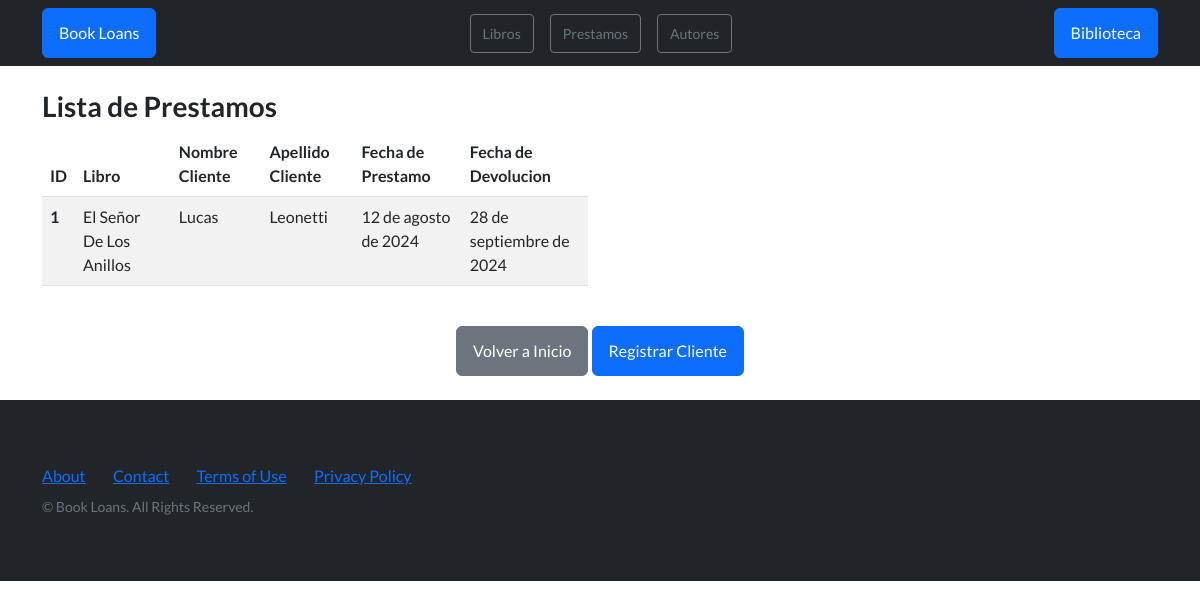
Before: /book_loans/lista_prestamos/ with the older database file.
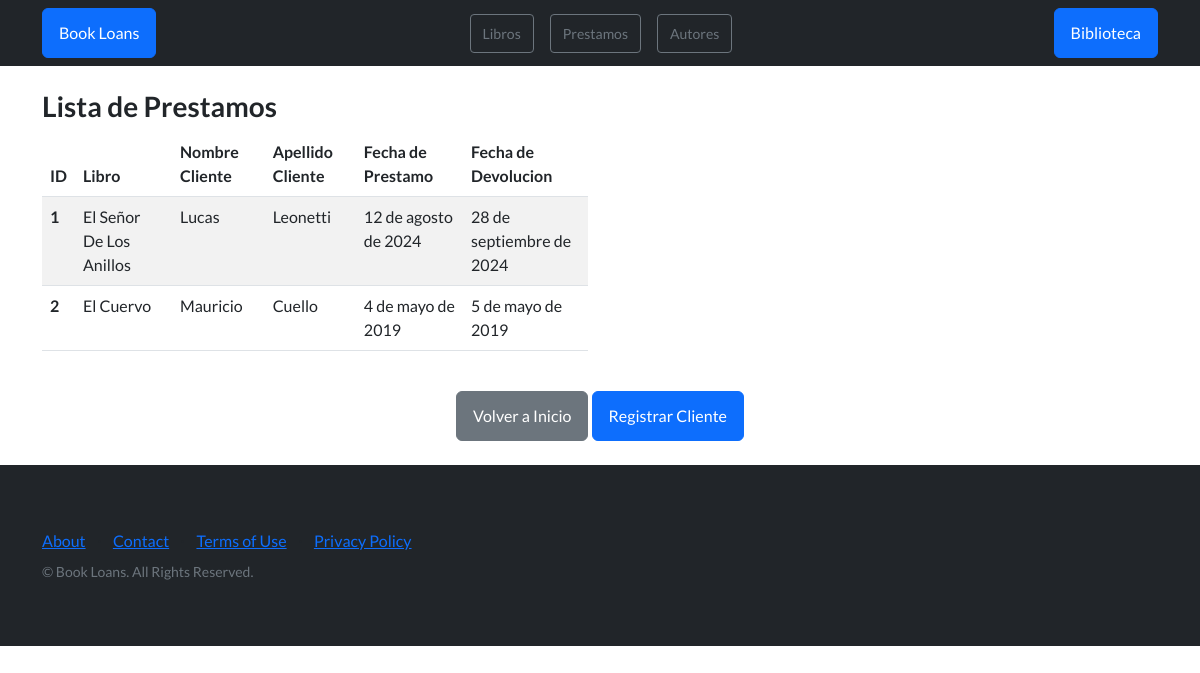
After: the same page with the newer database file.
### book_loans/models.py (models this page shows, shortened)
class Prestamo(models.Model):
        libro = models.ForeignKey(Libro, on_delete=models.CASCADE)
        fecha_prestamo = models.DateField()
        fecha_devolucion = models.DateField()
        nombre_persona = models.CharField(max_length=50)
        apellido_persona = models.CharField(max_length=50)
        dni = models.IntegerField()
        email = models.EmailField()

class Libro(models.Model):
        titulo = models.CharField(max_length=50)
        autor = models.ForeignKey(Autor, on_delete=models.CASCADE)
        fecha_publicacion = models.DateField()
        genero = models.CharField(max_length=50)
        editorial = models.CharField(max_length=50)
        idioma = models.CharField(max_length=50)
        cantidad_paginas = models.IntegerField()
        def __str__(self):
            return self.titulo

### book_loans/views.py (the view)
# urls.py: path('lista_prestamos/', lista_prestamos, name='lista_prestamos'),
def lista_prestamos(req: HttpRequest):
    prestamos = Prestamo.objects.all()
    return render(req, 'lista_de_prestamos.html', {'prestamos': prestamos})

### book_loans/templates/lista_de_prestamos.html
{% extends 'base.html' %} {% block contenidoDinamico %}
<div class="container-md">
  <div class="row align-items-start">
    <div class="col-6">
      <h3 class="h3 mt-4">Lista de Prestamos</h3>
      <table class="table table-striped">
        <thead>
          <tr>
            <th scope="col">ID</th>
            <th scope="col">Libro</th>
            <th scope="col">Nombre Cliente</th>
            <th scope="col">Apellido Cliente</th>
            <th scope="col">Fecha de Prestamo</th>
            <th scope="col">Fecha de Devolucion</th>
          </tr>
        </thead>
        <tbody>
          {% for prestamo in prestamos %}
          <tr>
            <th scope="row">{{prestamo.id}}</th>
            <td>{{prestamo.libro}}</td>
            <td>{{prestamo.nombre_persona}}</td>
            <td>{{prestamo.apellido_persona}}</td>
            <td>{{prestamo.fecha_prestamo}}</td>
            <td>{{prestamo.fecha_devolucion}}</td>
          </tr>
          {% endfor %}
        </tbody>
      </table>
    </div>
  </div>
</div>
  <div class="align-content-center text-center">
    <a class="btn btn-secondary mb-4 mt-4" href="../">Volver a Inicio</a>
    <a class="btn btn-primary mb-4 mt-4" href="{% url 'nuevo_cliente' %}">Registrar Cliente</a
  </div>
{% endblock contenidoDinamico %}

Changed rows visible on the page:
added Prestamo: id "2", libro "El Cuervo", nombre_persona "Mauricio", apellido_persona "Cuello", fecha_prestamo "4 de mayo de 2019", fecha_devolucion "5 de mayo de 2019"
